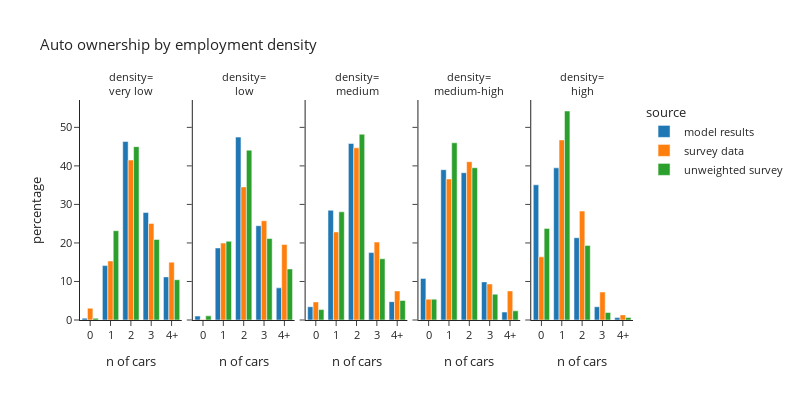

Notebook source saved alongside this figure:
### Code cell
plot_auto(hh_data.dropna(subset=['emp_density_group']),'emp_density_group','employment density','density')

### Figure 1 — Plotly figure (JSON) as saved in the notebook; plotly's stock layout.template omitted (floating-point values rounded to 4 significant figures)
{"data": [{"alignmentgroup": "True", "hovertemplate": "source=model results<br>emp_density_group=very low<br>auto_ownership_simple=%{x}<br>percentage=%{y}<extra></extra>", "legendgroup": "model results", "marker": {"color": "#1F77B4", "pattern": {"shape": ""}}, "name": "model results", "offsetgroup": "model results", "orientation": "v", "showlegend": true, "textposition": "auto", "type": "bar", "x": ["0", "1", "2", "3", "4+"], "xaxis": "x", "y": [0.4779, 14.12, 46.32, 27.89, 11.19], "yaxis": "y"}, {"alignmentgroup": "True", "hovertemplate": "source=model results<br>emp_density_group=low<br>auto_ownership_simple=%{x}<br>percentage=%{y}<extra></extra>", "legendgroup": "model results", "marker": {"color": "#1F77B4", "pattern": {"shape": ""}}, "name": "model results", "offsetgroup": "model results", "orientation": "v", "showlegend": false, "textposition": "auto", "type": "bar", "x": ["0", "1", "2", "3", "4+"], "xaxis": "x2", "y": [1.023, 18.7, 47.47, 24.47, 8.34], "yaxis": "y2"}, {"alignmentgroup": "True", "hovertemplate": "source=model results<br>emp_density_group=medium<br>auto_ownership_simple=%{x}<br>percentage=%{y}<extra></extra>", "legendgroup": "model results", "marker": {"color": "#1F77B4", "pattern": {"shape": ""}}, "name": "model results", "offsetgroup": "model results", "orientation": "v", "showlegend": false, "textposition": "auto", "type": "bar", "x": ["0", "1", "2", "3", "4+"], "xaxis": "x3", "y": [3.445, 28.48, 45.81, 17.5, 4.767], "yaxis": "y3"}, {"alignmentgroup": "True", "hovertemplate": "source=model results<br>emp_density_group=medium-high<br>auto_ownership_simple=%{x}<br>percentage=%{y}<extra></extra>", "legendgroup": "model results", "marker": {"color": "#1F77B4", "pattern": {"shape": ""}}, "name": "model results", "offsetgroup": "model results", "orientation": "v", "showlegend": false, "textposition": "auto", "type": "bar", "x": ["0", "1", "2", "3", "4+"], "xaxis": "x4", "y": [10.8, 39.02, 38.23, 9.892, 2.057], "yaxis": "y4"}, {"alignmentgroup": "True", "hovertemplate": "source=model results<br>emp_density_group=high<br>auto_ownership_simple=%{x}<br>percentage=%{y}<extra></extra>", "legendgroup": "model results", "marker": {"color": "#1F77B4", "pattern": {"shape": ""}}, "name": "model results", "offsetgroup": "model results", "orientation": "v", "showlegend": false, "textposition": "auto", "type": "bar", "x": ["0", "1", "2", "3", "4+"], "xaxis": "x5", "y": [35.09, 39.5, 21.36, 3.435, 0.6175], "yaxis": "y5"}, {"alignmentgroup": "True", "hovertemplate": "source=survey data<br>emp_density_group=very low<br>auto_ownership_simple=%{x}<br>percentage=%{y}<extra></extra>", "legendgroup": "survey data", "marker": {"color": "#FF7F0E", "pattern": {"shape": ""}}, "name": "survey data", "offsetgroup": "survey data", "orientation": "v", "showlegend": true, "textposition": "auto", "type": "bar", "x": ["0", "1", "2", "3", "4+"], "xaxis": "x", "y": [3.072, 15.32, 41.51, 25.08, 15.01], "yaxis": "y"}, {"alignmentgroup": "True", "hovertemplate": "source=survey data<br>emp_density_group=low<br>auto_ownership_simple=%{x}<br>percentage=%{y}<extra></extra>", "legendgroup": "survey data", "marker": {"color": "#FF7F0E", "pattern": {"shape": ""}}, "name": "survey data", "offsetgroup": "survey data", "orientation": "v", "showlegend": false, "textposition": "auto", "type": "bar", "x": ["0", "1", "2", "3", "4+"], "xaxis": "x2", "y": [0.133, 19.96, 34.55, 25.75, 19.6], "yaxis": "y2"}, {"alignmentgroup": "True", "hovertemplate": "source=survey data<br>emp_density_group=medium<br>auto_ownership_simple=%{x}<br>percentage=%{y}<extra></extra>", "legendgroup": "survey data", "marker": {"color": "#FF7F0E", "pattern": {"shape": ""}}, "name": "survey data", "offsetgroup": "survey data", "orientation": "v", "showlegend": false, "textposition": "auto", "type": "bar", "x": ["0", "1", "2", "3", "4+"], "xaxis": "x3", "y": [4.702, 22.85, 44.68, 20.22, 7.542], "yaxis": "y3"}, {"alignmentgroup": "True", "hovertemplate": "source=survey data<br>emp_density_group=medium-high<br>auto_ownership_simple=%{x}<br>percentage=%{y}<extra></extra>", "legendgroup": "survey data", "marker": {"color": "#FF7F0E", "pattern": {"shape": ""}}, "name": "survey data", "offsetgroup": "survey data", "orientation": "v", "showlegend": false, "textposition": "auto", "type": "bar", "x": ["0", "1", "2", "3", "4+"], "xaxis": "x4", "y": [5.409, 36.61, 41.09, 9.348, 7.55], "yaxis": "y4"}, {"alignmentgroup": "True", "hovertemplate": "source=survey data<br>emp_density_group=high<br>auto_ownership_simple=%{x}<br>percentage=%{y}<extra></extra>", "legendgroup": "survey data", "marker": {"color": "#FF7F0E", "pattern": {"shape": ""}}, "name": "survey data", "offsetgroup": "survey data", "orientation": "v", "showlegend": false, "textposition": "auto", "type": "bar", "x": ["0", "1", "2", "3", "4+"], "xaxis": "x5", "y": [16.39, 46.75, 28.28, 7.261, 1.325], "yaxis": "y5"}, {"alignmentgroup": "True", "hovertemplate": "source=unweighted survey<br>emp_density_group=very low<br>auto_ownership_simple=%{x}<br>percentage=%{y}<extra></extra>", "legendgroup": "unweighted survey", "marker": {"color": "#2CA02C", "pattern": {"shape": ""}}, "name": "unweighted survey", "offsetgroup": "unweighted survey", "orientation": "v", "showlegend": true, "textposition": "auto", "type": "bar", "x": ["0", "1", "2", "3", "4+"], "xaxis": "x", "y": [0.4545, 23.18, 45.0, 20.91, 10.45], "yaxis": "y"}, {"alignmentgroup": "True", "hovertemplate": "source=unweighted survey<br>emp_density_group=low<br>auto_ownership_simple=%{x}<br>percentage=%{y}<extra></extra>", "legendgroup": "unweighted survey", "marker": {"color": "#2CA02C", "pattern": {"shape": ""}}, "name": "unweighted survey", "offsetgroup": "unweighted survey", "orientation": "v", "showlegend": false, "textposition": "auto", "type": "bar", "x": ["0", "1", "2", "3", "4+"], "xaxis": "x2", "y": [1.075, 20.43, 44.09, 21.15, 13.26], "yaxis": "y2"}, {"alignmentgroup": "True", "hovertemplate": "source=unweighted survey<br>emp_density_group=medium<br>auto_ownership_simple=%{x}<br>percentage=%{y}<extra></extra>", "legendgroup": "unweighted survey", "marker": {"color": "#2CA02C", "pattern": {"shape": ""}}, "name": "unweighted survey", "offsetgroup": "unweighted survey", "orientation": "v", "showlegend": false, "textposition": "auto", "type": "bar", "x": ["0", "1", "2", "3", "4+"], "xaxis": "x3", "y": [2.707, 28.09, 48.22, 15.91, 5.076], "yaxis": "y3"}, {"alignmentgroup": "True", "hovertemplate": "source=unweighted survey<br>emp_density_group=medium-high<br>auto_ownership_simple=%{x}<br>percentage=%{y}<extra></extra>", "legendgroup": "unweighted survey", "marker": {"color": "#2CA02C", "pattern": {"shape": ""}}, "name": "unweighted survey", "offsetgroup": "unweighted survey", "orientation": "v", "showlegend": false, "textposition": "auto", "type": "bar", "x": ["0", "1", "2", "3", "4+"], "xaxis": "x4", "y": [5.4, 46.0, 39.52, 6.695, 2.376], "yaxis": "y4"}, {"alignmentgroup": "True", "hovertemplate": "source=unweighted survey<br>emp_density_group=high<br>auto_ownership_simple=%{x}<br>percentage=%{y}<extra></extra>", "legendgroup": "unweighted survey", "marker": {"color": "#2CA02C", "pattern": {"shape": ""}}, "name": "unweighted survey", "offsetgroup": "unweighted survey", "orientation": "v", "showlegend": false, "textposition": "auto", "type": "bar", "x": ["0", "1", "2", "3", "4+"], "xaxis": "x5", "y": [23.78, 54.25, 19.37, 1.939, 0.6634], "yaxis": "y5"}], "layout": {"annotations": [{"font": {}, "showarrow": false, "text": "density=<br>very low", "x": 0.092, "xanchor": "center", "xref": "paper", "y": 1.0, "yanchor": "bottom", "yref": "paper"}, {"font": {}, "showarrow": false, "text": "density=<br>low", "x": 0.296, "xanchor": "center", "xref": "paper", "y": 1.0, "yanchor": "bottom", "yref": "paper"}, {"font": {}, "showarrow": false, "text": "density=<br>medium", "x": 0.5, "xanchor": "center", "xref": "paper", "y": 1.0, "yanchor": "bottom", "yref": "paper"}, {"font": {}, "showarrow": false, "text": "density=<br>medium-high", "x": 0.704, "xanchor": "center", "xref": "paper", "y": 1.0, "yanchor": "bottom", "yref": "paper"}, {"font": {}, "showarrow": false, "text": "density=<br>high", "x": 0.908, "xanchor": "center", "xref": "paper", "y": 1.0, "yanchor": "bottom", "yref": "paper"}], "barmode": "group", "font": {"size": 11}, "height": 400, "legend": {"title": {"text": "source"}, "tracegroupgap": 0}, "title": {"text": "Auto ownership by employment density"}, "width": 800, "xaxis": {"anchor": "y", "domain": [0.0, 0.184], "title": {"text": "n of cars"}}, "xaxis2": {"anchor": "y2", "domain": [0.204, 0.388], "matches": "x", "title": {"text": "n of cars"}}, "xaxis3": {"anchor": "y3", "domain": [0.408, 0.592], "matches": "x", "title": {"text": "n of cars"}}, "xaxis4": {"anchor": "y4", "domain": [0.612, 0.796], "matches": "x", "title": {"text": "n of cars"}}, "xaxis5": {"anchor": "y5", "domain": [0.816, 1.0], "matches": "x", "title": {"text": "n of cars"}}, "yaxis": {"anchor": "x", "domain": [0.0, 1.0], "title": {"text": "percentage"}}, "yaxis2": {"anchor": "x2", "domain": [0.0, 1.0], "matches": "y", "showticklabels": false}, "yaxis3": {"anchor": "x3", "domain": [0.0, 1.0], "matches": "y", "showticklabels": false}, "yaxis4": {"anchor": "x4", "domain": [0.0, 1.0], "matches": "y", "showticklabels": false}, "yaxis5": {"anchor": "x5", "domain": [0.0, 1.0], "matches": "y", "showticklabels": false}}}
